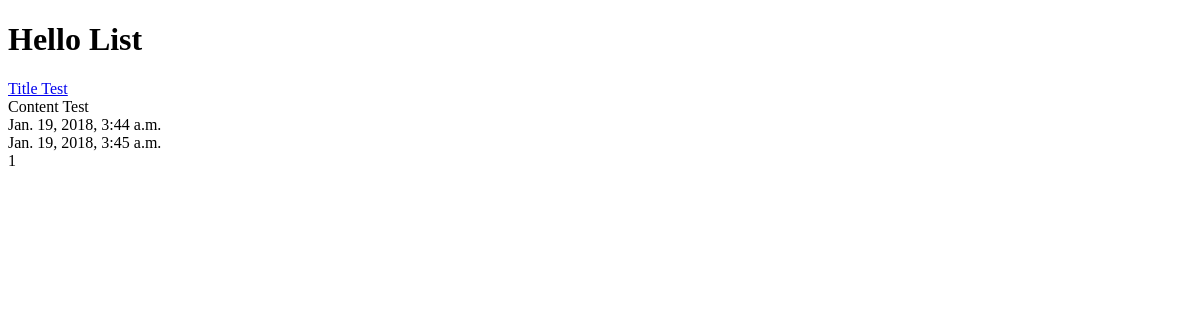
The app's page /posts/, older data.
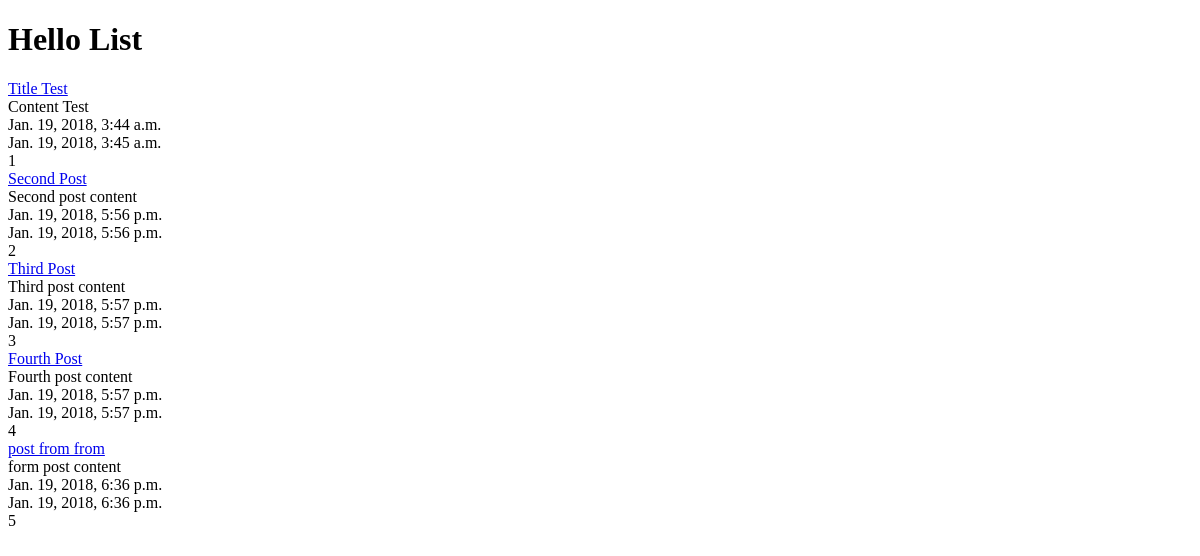
The same page, newer data.
### posts/models.py (models this page shows, shortened)
class Post(models.Model):
  title = models.CharField(max_length = 120)
  content = models.TextField()
  updated = models.DateTimeField(auto_now=True, auto_now_add=False)
  timestamp = models.DateTimeField(auto_now=False, auto_now_add=True)
  def get_absolute_url(self):
    return reverse("posts:detail", kwargs={"id": self.id})

### posts/views.py (the view)
def post_list(request):
  queryset = Post.objects.all()
  context = {
      'title': "List",
      'queryset': queryset
    }
  return render(request, "index.html", context)

### templates/index.html (shortened to what this page needs)
<!DOCTYPE html>
<html lang="en">
<head>
</head>
<body>
  <h1>Hello {{ title }}</h1>
  {% for obj in queryset %}
  <a href='{{ obj.get_absolute_url }}'>{{obj.title}}</a><br/>
  {{obj.content}}<br/>
  {{obj.timestamp}}<br/>
  {{obj.updated}}<br/>
  {{obj.id}}<br/>
  {% endfor %}
</body>
</html>

Row changes from the older to the newer data that the page shows:
added Post: title "Second Post", content "Second post content", timestamp "Jan. 19, 2018, 5:56 p.m.", updated "Jan. 19, 2018, 5:56 p.m.", id "2"
added Post: title "Third Post", content "Third post content", timestamp "Jan. 19, 2018, 5:57 p.m.", updated "Jan. 19, 2018, 5:57 p.m.", id "3"
added Post: title "Fourth Post", content "Fourth post content", timestamp "Jan. 19, 2018, 5:57 p.m.", updated "Jan. 19, 2018, 5:57 p.m.", id "4"
added Post: title "post from from", content "form post content", timestamp "Jan. 19, 2018, 6:36 p.m.", updated "Jan. 19, 2018, 6:36 p.m.", id "5"
